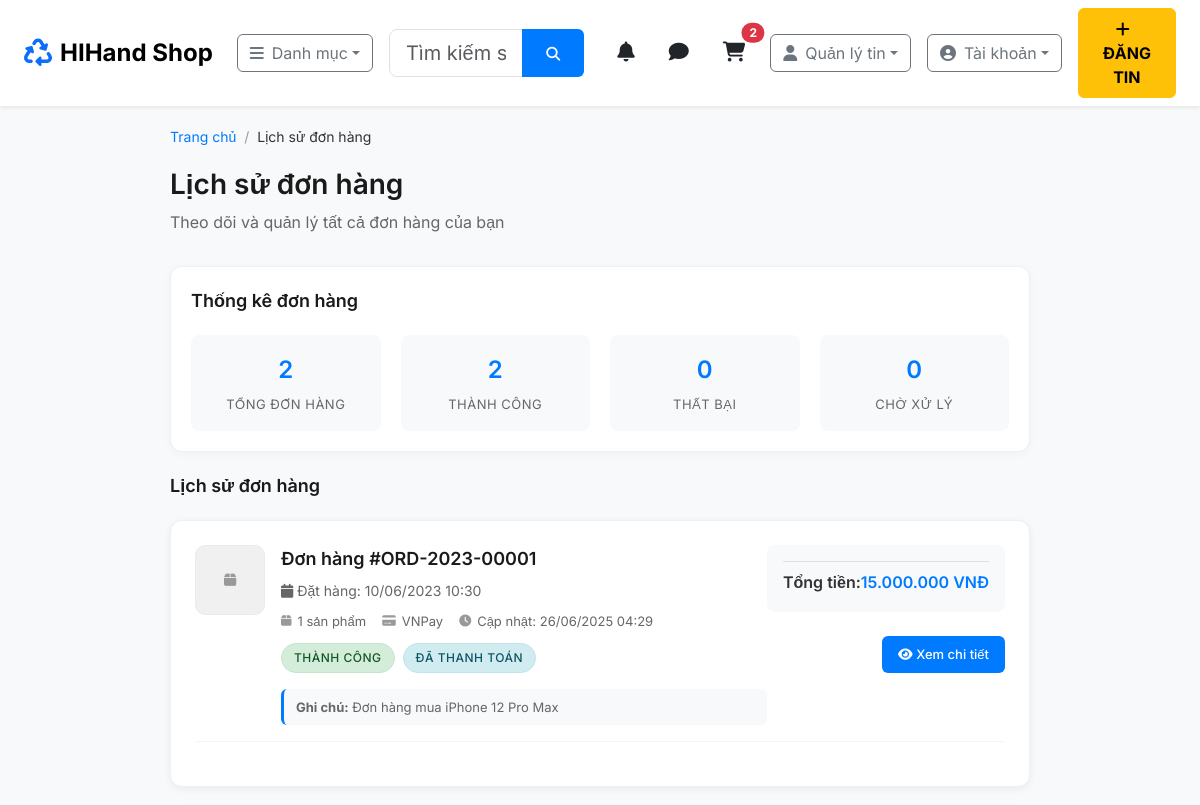
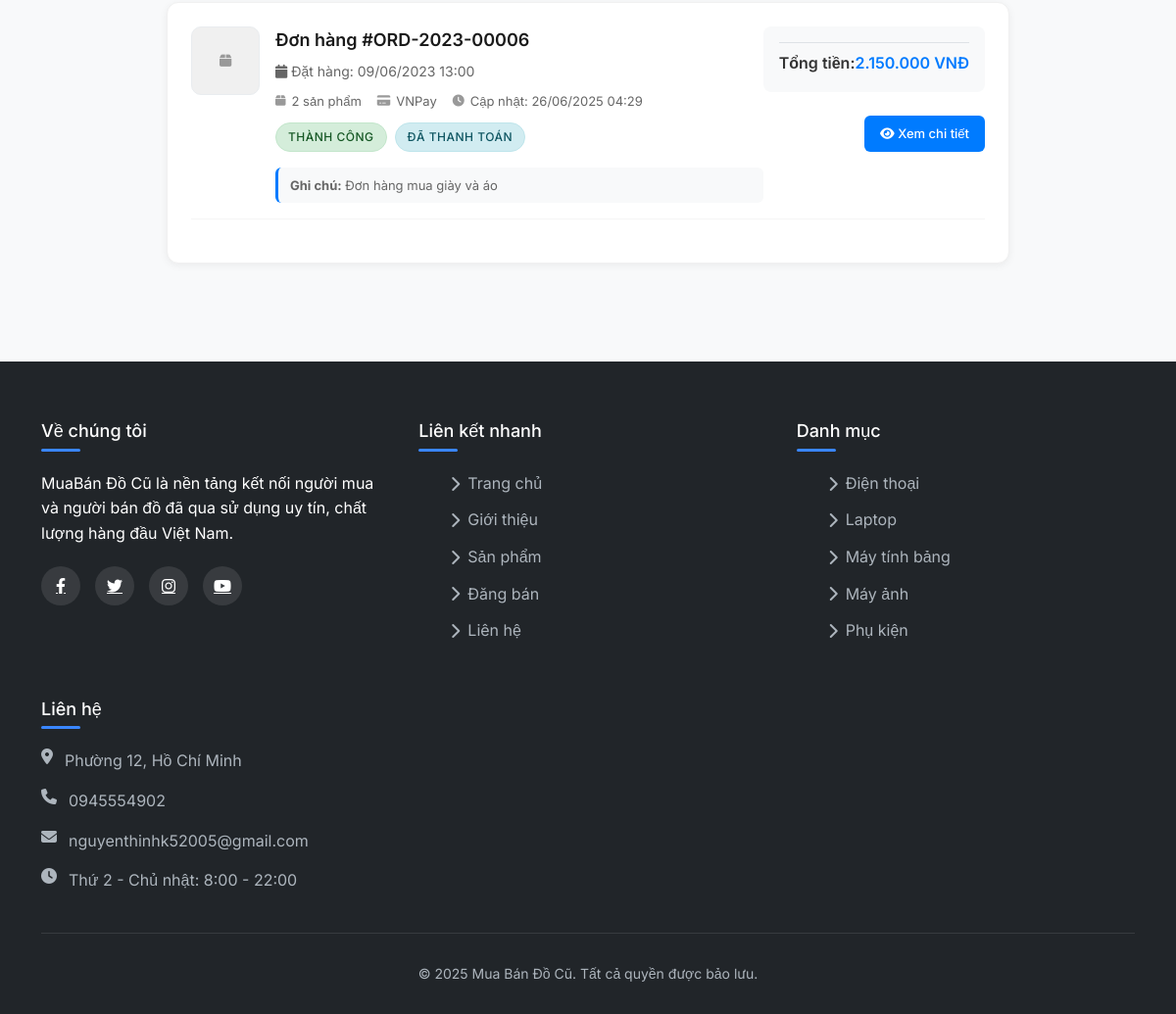
Page /app/View/order/order_history.php (signed in) on the committed database (2 pictures, top to bottom).
### tables this page shows
CREATE TABLE orders (
    id INT(11) NOT NULL AUTO_INCREMENT,
    order_number VARCHAR(50) NOT NULL,
    buyer_id INT(11) NOT NULL,
    total_amount DECIMAL(15,0) NOT NULL,
    status ENUM('pending','success','failed','cancelled') DEFAULT 'pending',
    payment_method ENUM('vnpay','bank_transfer','cod') DEFAULT 'vnpay',
    payment_status ENUM('pending','paid','failed') DEFAULT 'pending',
    notes TEXT,
    vnpay_transaction_id VARCHAR(100) DEFAULT NULL,
    vnpay_response_code VARCHAR(10) DEFAULT NULL,
    created_at TIMESTAMP NULL DEFAULT CURRENT_TIMESTAMP,
    updated_at TIMESTAMP NULL DEFAULT CURRENT_TIMESTAMP ON UPDATE CURRENT_TIMESTAMP,
    PRIMARY KEY (id),
    UNIQUE KEY order_number (order_number),
    KEY buyer_id (buyer_id),
    KEY status (status),
    KEY payment_status (payment_status),
    FOREIGN KEY (buyer_id) REFERENCES users(id)
);

### app/Controllers/auth_helper.php (called while the page is built, shortened)
<?php
function isLoggedIn() {
    return isset($_SESSION['user_id']) && !empty($_SESSION['user_id']);
}
function requireLogin($redirect_url = null) {
    return $_SESSION;
}
?>

### app/Controllers/order/OrderController.php (called while the page is built, shortened)
<?php
function getOrdersByUserId(PDO $pdo, $buyer_id, $limit = 50, $offset = 0) {
    $limit = (int)$limit;
    $offset = (int)$offset;
      $stmt = $pdo->prepare("
        SELECT
            o.id,
            o.order_number,
            o.total_amount,
            o.status,
            o.payment_method,
            o.payment_status,
            o.notes,
            o.created_at,
            o.updated_at,
            COUNT(oi.id) as item_count,
            (SELECT pi.image_path
             FROM order_items oi2
             LEFT JOIN products p ON oi2.product_id = p.id
             LEFT JOIN product_images pi ON p.id = pi.product_id AND pi.is_primary = 1
             WHERE oi2.order_id = o.id
             LIMIT 1) as first_product_image
        FROM orders o
        LEFT JOIN order_items oi ON o.id = oi.order_id
        WHERE o.buyer_id = ?
        GROUP BY o.id
        ORDER BY o.created_at DESC
        LIMIT $limit OFFSET $offset
    ");
    $stmt->execute([$buyer_id]);
    return $stmt->fetchAll(PDO::FETCH_ASSOC);
}
function getOrderCountByStatus(PDO $pdo, $buyer_id, $status = null) {
    if ($status) {
        $stmt = $pdo->prepare("SELECT COUNT(*) FROM orders WHERE buyer_id = ? AND status = ?");
        $stmt->execute([$buyer_id, $status]);
    } else {
        $stmt = $pdo->prepare("SELECT COUNT(*) FROM orders WHERE buyer_id = ?");
        $stmt->execute([$buyer_id]);
    }
    return (int) $stmt->fetchColumn();
}
?>

### app/View/order/order_history.php (the view, shortened to what this page needs)
<?php
require_once('../../Controllers/auth_helper.php');
require_once('../../Controllers/order/OrderController.php');
include_once __DIR__ . '/../../Components/header/Header.php';
include_once __DIR__ . '/../../Components/footer/Footer.php';
$user = requireLogin();
$current_user_id = $user['user_id'];
$page = isset($_GET['page']) ? (int)$_GET['page'] : 1;
$limit = 10;
$offset = ($page - 1) * $limit;
$orders = getOrdersByUserId($pdo, $current_user_id, $limit, $offset);
$total_orders = getOrderCountByStatus($pdo, $current_user_id);
$success_count = getOrderCountByStatus($pdo, $current_user_id, 'success');
$failed_count = getOrderCountByStatus($pdo, $current_user_id, 'failed');
$pending_count = getOrderCountByStatus($pdo, $current_user_id, 'pending');
?>
<!DOCTYPE html>
<html lang="vi">
<head>
    <link rel="stylesheet" href="https://cdnjs.cloudflare.com/ajax/libs/font-awesome/6.0.0/css/all.min.css">
    <link href="../../../public/assets/css/footer.css" rel="stylesheet">
    <link href="https://cdn.jsdelivr.net/npm/bootstrap@5.3.0/dist/css/bootstrap.min.css" rel="stylesheet">
    <link href="https://cdnjs.cloudflare.com/ajax/libs/font-awesome/6.4.0/css/all.min.css" rel="stylesheet">
</head>
<body>
    <div class="modern-container">
        <nav class="breadcrumb" aria-label="breadcrumb">
            <a href="../TrangChu.php">Trang chủ</a>
            <span class="breadcrumb-separator">/</span>
            <span>Lịch sử đơn hàng</span>
        </nav>
        <div class="page-header">
            <h1 class="page-title">Lịch sử đơn hàng</h1>
            <p class="page-subtitle">Theo dõi và quản lý tất cả đơn hàng của bạn</p>
        </div>
        <div class="stats-section">
            <div class="section-header">Thống kê đơn hàng</div>
            <div class="stats-grid">
                <div class="stat-item">
                    <div class="stat-number"><?php echo $total_orders; ?></div>
                    <div class="stat-label">Tổng đơn hàng</div>
                </div>
                <div class="stat-item">
                    <div class="stat-number"><?php echo $success_count; ?></div>
                    <div class="stat-label">Thành công</div>
                </div>
                <div class="stat-item">
                    <div class="stat-number"><?php echo $failed_count; ?></div>
                    <div class="stat-label">Thất bại</div>
                </div>
                <div class="stat-item">
                    <div class="stat-number"><?php echo $pending_count; ?></div>
                    <div class="stat-label">Chờ xử lý</div>
                </div>
            </div>
        </div>
        <div class="section-header">Lịch sử đơn hàng</div>
        <?php if (empty($orders)): ?>
            <div class="empty-state">
                <div class="empty-state-icon">
                    <i class="fas fa-shopping-cart"></i>
                </div>
                <h3>Chưa có đơn hàng nào</h3>
                <p>Bạn chưa có đơn hàng nào. Hãy bắt đầu mua sắm!</p>
                <a href="../../../public/TrangChu.php" class="btn-primary">
                    <i class="fas fa-shopping-bag"></i> Bắt đầu mua sắm
                </a>
            </div>
        <?php else: ?>
            <?php foreach ($orders as $order): ?>
                <div class="order-item">
                    <div class="order-header">
                        <div class="order-main-info">
                            <?php if (!empty($order['first_product_image']) && file_exists("../../" . $order['first_product_image'])): ?>
                                <img src="../../<?php echo htmlspecialchars($order['first_product_image']); ?>"
                                     alt="Order Product"
                                     class="order-image">
                            <?php else: ?>
                                <div class="order-placeholder">
                                    <i class="fas fa-box"></i>
                                </div>
                            <?php endif; ?>
                            <div class="order-details">
                                <div class="order-number">
                                    Đơn hàng #<?php echo htmlspecialchars($order['order_number']); ?>
                                </div>
                                <div class="order-date">
                                    <i class="fas fa-calendar"></i>
                                    Đặt hàng: <?php echo date('d/m/Y H:i', strtotime($order['created_at'])); ?>
                                </div>
                                <div class="order-meta">
                                    <div class="meta-item">
                                        <i class="fas fa-box"></i>
                                        <span><?php echo $order['item_count']; ?> sản phẩm</span>
                                    </div>
                                    <div class="meta-item">
                                        <i class="fas fa-credit-card"></i>
                                        <span><?php echo $order['payment_method'] == 'vnpay' ? 'VNPay' : ucfirst($order['payment_method']); ?></span>
                                    </div>
                                    <?php if ($order['updated_at'] != $order['created_at']): ?>
                                        <div class="meta-item">
                                            <i class="fas fa-clock"></i>
                                            <span>Cập nhật: <?php echo date('d/m/Y H:i', strtotime($order['updated_at'])); ?></span>
                                        </div>
                                    <?php endif; ?>
                                </div>
                                <div class="order-status-section">
                                    <?php
                                    $statusClass = '';
                                    switch($order['status']) {
                                        case 'success':
                                            $statusClass = 'status-success';
                                            $statusText = 'Thành công';
                                            break;
                                    }
                                    $paymentClass = '';
                                    switch($order['payment_status']) {
                                        case 'paid':
                                        case 'paid_via_return':
                                            $paymentClass = 'payment-paid';
                                            $paymentText = 'Đã thanh toán';
                                            break;
                                    }
                                    ?>
                                    <span class="status-badge <?php echo $statusClass; ?>">
                                        <?php echo $statusText; ?>
                                    </span>
                                    <span class="status-badge <?php echo $paymentClass; ?>">
                                        <?php echo $paymentText; ?>
                                    </span>
                                </div>
                                <?php if (!empty($order['notes'])): ?>
                                    <div class="order-notes-preview">
                                        <strong>Ghi chú:</strong> <?php echo mb_substr(htmlspecialchars($order['notes']), 0, 100); ?><?php echo mb_strlen($order['notes']) > 100 ? '...' : ''; ?>
                                    </div>
                                <?php endif; ?>
                            </div>
                        </div>
                        <div class="order-actions">
                            <div class="order-summary">
                                <div class="summary-row">
                                    <span>Tổng tiền:</span>
                                    <span style="font-weight: 600; color: #007bff;"><?php echo number_format($order['total_amount'], 0, ',', '.'); ?> VNĐ</span>
                                </div>
                            </div>
                            <a href="order_details.php?id=<?php echo $order['id']; ?>" class="view-details-btn">
                                <i class="fas fa-eye"></i> Xem chi tiết
                            </a>
                        </div>
                    </div>
                </div>
            <?php endforeach; ?>
        <?php endif; ?>
    </div>
</body>
</html>

### public/assets/css/footer.css (style rules this page uses)
:root { --dark: #212529; --primary: #3a86ff; }

### app/View/order/order_history.php (style rules this page uses)
* { margin: 0; padding: 0; box-sizing: border-box; }
body { font-family: 'Inter', sans-serif; background-color: #f8f9fa; color: #333; line-height: 1.6; }
.modern-container { max-width: 900px; margin: 0 auto; padding: 20px; }
.page-header { margin-bottom: 30px; }
.page-title { font-size: 28px; font-weight: 600; color: #1a1a1a; margin-bottom: 8px; }
.page-subtitle { color: #666; font-size: 16px; }
.section-header { font-size: 18px; font-weight: 600; color: #1a1a1a; margin-bottom: 20px; }
.order-item { background: white; border-radius: 12px; padding: 24px; margin-bottom: 20px; box-shadow: 0 2px 8px rgba(0,0,0,0.06); transition: all 0.2s ease; border: 1px solid #f0f0f0; }
.order-header { display: flex; align-items: flex-start; justify-content: space-between; margin-bottom: 20px; padding-bottom: 16px; border-bottom: 1px solid #f5f5f5; }
.order-main-info { display: flex; align-items: flex-start; gap: 16px; flex: 1; }
.order-details { flex: 1; }
.order-number { font-size: 18px; font-weight: 600; color: #1a1a1a; margin-bottom: 6px; }
.order-date { font-size: 14px; color: #666; margin-bottom: 8px; }
.order-meta { display: flex; flex-wrap: wrap; gap: 16px; margin-bottom: 12px; }
.meta-item { display: flex; align-items: center; gap: 6px; font-size: 13px; color: #666; }
.meta-item i { font-size: 12px; color: #999; }
.order-status-section { display: flex; align-items: center; gap: 8px; margin-bottom: 16px; }
.status-badge { padding: 4px 12px; border-radius: 20px; font-size: 12px; font-weight: 500; text-transform: uppercase; letter-spacing: 0.5px; }
.status-success { background: #d4edda; color: #155724; border: 1px solid #c3e6cb; }
.payment-paid { background: #d1ecf1; color: #0c5460; border: 1px solid #bee5eb; }
.order-summary { background: #f8f9fa; border-radius: 8px; padding: 16px; margin-bottom: 16px; }
.summary-row { display: flex; justify-content: space-between; align-items: center; margin-bottom: 8px; font-size: 14px; }
.summary-row:last-child { margin-bottom: 0; padding-top: 8px; border-top: 1px solid #dee2e6; font-weight: 600; font-size: 16px; }
.order-actions { display: flex; flex-direction: column; gap: 8px; align-items: flex-end; }
.view-details-btn { background: #007bff; color: white; padding: 8px 16px; border-radius: 6px; font-size: 13px; font-weight: 500; text-decoration: none; transition: all 0.2s ease; border: none; cursor: pointer; }
.order-notes-preview { font-size: 13px; color: #666; background: #f8f9fa; padding: 8px 12px; border-radius: 6px; margin-top: 8px; border-left: 3px solid #007bff; max-height: 60px; overflow: hidden; text-overflow: ellipsis; }
.order-placeholder { width: 70px; height: 70px; background: #f0f0f0; border-radius: 10px; display: flex; align-items: center; justify-content: center; color: #999; font-size: 14px; text-align: center; border: 1px solid #e9ecef; }
.stats-section { background: white; border-radius: 12px; padding: 20px; margin-bottom: 20px; box-shadow: 0 2px 8px rgba(0,0,0,0.04); border: 1px solid #f0f0f0; }
.stats-grid { display: grid; grid-template-columns: repeat(auto-fit, minmax(150px, 1fr)); gap: 20px; }
.stat-item { text-align: center; padding: 16px; background: #f8f9fa; border-radius: 8px; }
.stat-number { font-size: 24px; font-weight: 600; color: #007bff; margin-bottom: 4px; }
.stat-label { font-size: 13px; color: #666; text-transform: uppercase; letter-spacing: 0.5px; }
.breadcrumb { background: transparent; padding: 0; margin-bottom: 20px; font-size: 14px; }
.breadcrumb a { color: #007bff; text-decoration: none; }
.breadcrumb-separator { color: #999; margin: 0 8px; }

### rows in the picture
orders: order_number "ORD-2023-00001", created_at "10/06/2023 10:30", item_count "1", payment_method "VNPay", updated_at "26/06/2025 04:29", status "THÀNH CÔNG", payment_status "ĐÃ THANH TOÁN", notes "Đơn hàng mua iPhone 12 Pro Max", total_amount "15.000.000"
orders: order_number "ORD-2023-00006", created_at "09/06/2023 13:00", item_count "2", payment_method "VNPay", updated_at "26/06/2025 04:29", status "THÀNH CÔNG", payment_status "ĐÃ THANH TOÁN", notes "Đơn hàng mua giày và áo", total_amount "2.150.000"

### other values in the picture
$cart_count "2"
$total_orders "2"
$success_count "2"
$failed_count "0"
$pending_count "0"
